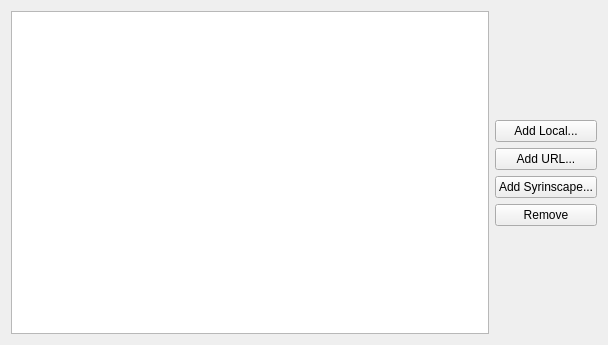
<?xml version="1.0" encoding="UTF-8"?>
<ui version="4.0">
 <class>AudioTrackEdit</class>
 <widget class="QFrame" name="AudioTrackEdit">
  <property name="geometry">
   <rect>
    <x>0</x>
    <y>0</y>
    <width>608</width>
    <height>345</height>
   </rect>
  </property>
  <property name="windowTitle">
   <string>Frame</string>
  </property>
  <property name="styleSheet">
   <string notr="true">background-image: url(:/img/data/parchment.jpg);</string>
  </property>
  <layout class="QHBoxLayout" name="horizontalLayout">
   <item>
    <widget class="QListWidget" name="lstTracks">
     <property name="minimumSize">
      <size>
       <width>325</width>
       <height>250</height>
      </size>
     </property>
    </widget>
   </item>
   <item>
    <layout class="QVBoxLayout" name="verticalLayout">
     <item>
      <spacer name="verticalSpacer_2">
       <property name="orientation">
        <enum>Qt::Vertical</enum>
       </property>
       <property name="sizeHint" stdset="0">
        <size>
         <width>20</width>
         <height>40</height>
        </size>
       </property>
      </spacer>
     </item>
     <item>
      <widget class="QPushButton" name="btnAddLocal">
       <property name="text">
        <string>Add Local...</string>
       </property>
      </widget>
     </item>
     <item>
      <widget class="QPushButton" name="btnAddURL">
       <property name="text">
        <string>Add URL...</string>
       </property>
      </widget>
     </item>
     <item>
      <widget class="QPushButton" name="btnAddSyrinscape">
       <property name="text">
        <string>Add Syrinscape...</string>
       </property>
      </widget>
     </item>
     <item>
      <widget class="QPushButton" name="btnRemove">
       <property name="text">
        <string>Remove</string>
       </property>
      </widget>
     </item>
     <item>
      <spacer name="verticalSpacer">
       <property name="orientation">
        <enum>Qt::Vertical</enum>
       </property>
       <property name="sizeHint" stdset="0">
        <size>
         <width>20</width>
         <height>40</height>
        </size>
       </property>
      </spacer>
     </item>
    </layout>
   </item>
  </layout>
 </widget>
 <resources/>
 <connections/>
</ui>
